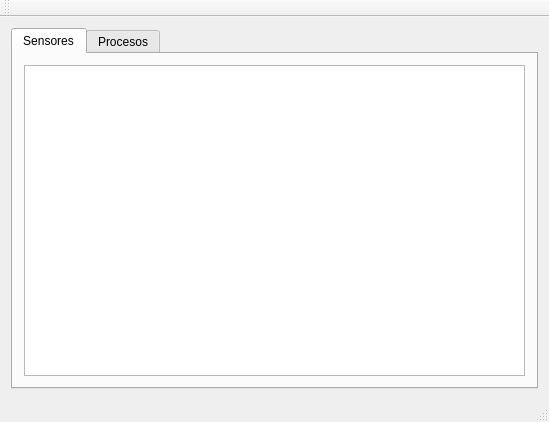
<?xml version="1.0" encoding="UTF-8"?>
<ui version="4.0">
 <class>MainWindow</class>
 <widget class="QMainWindow" name="MainWindow">
  <property name="geometry">
   <rect>
    <x>0</x>
    <y>0</y>
    <width>549</width>
    <height>422</height>
   </rect>
  </property>
  <property name="windowTitle">
   <string>MainWindow</string>
  </property>
  <widget class="QWidget" name="centralWidget">
   <layout class="QVBoxLayout" name="verticalLayout_2">
    <item>
     <widget class="QTabWidget" name="tabWidget">
      <property name="currentIndex">
       <number>0</number>
      </property>
      <widget class="QWidget" name="sensores">
       <attribute name="title">
        <string>Sensores</string>
       </attribute>
       <layout class="QVBoxLayout" name="verticalLayout">
        <item>
         <widget class="QTableWidget" name="tableWidget"/>
        </item>
       </layout>
      </widget>
      <widget class="QWidget" name="procesos">
       <attribute name="title">
        <string>Procesos</string>
       </attribute>
       <layout class="QVBoxLayout" name="verticalLayout_3">
        <item>
         <widget class="QTableWidget" name="tableWidget_2"/>
        </item>
       </layout>
      </widget>
     </widget>
    </item>
   </layout>
  </widget>
  <widget class="QMenuBar" name="menuBar">
   <property name="geometry">
    <rect>
     <x>0</x>
     <y>0</y>
     <width>549</width>
     <height>22</height>
    </rect>
   </property>
  </widget>
  <widget class="QToolBar" name="mainToolBar">
   <attribute name="toolBarArea">
    <enum>TopToolBarArea</enum>
   </attribute>
   <attribute name="toolBarBreak">
    <bool>false</bool>
   </attribute>
  </widget>
  <widget class="QStatusBar" name="statusBar"/>
 </widget>
 <layoutdefault spacing="6" margin="11"/>
 <resources/>
 <connections/>
</ui>
